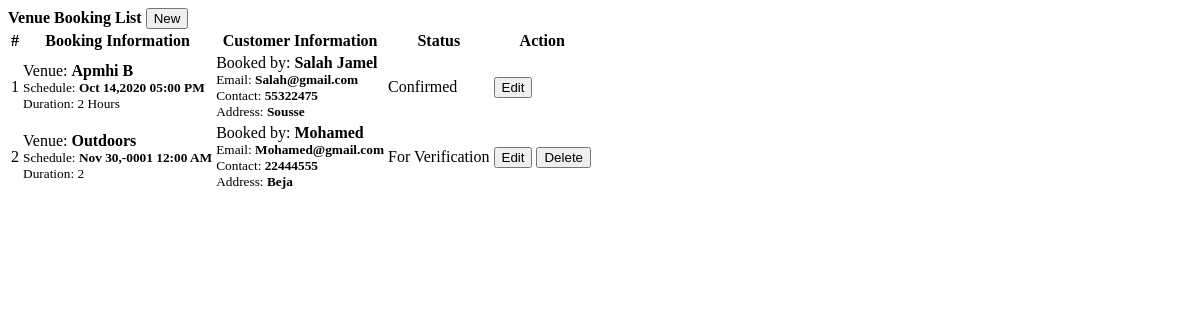
Page /admin/booking.php on the committed database.
### tables this page shows
CREATE TABLE `venue_booking` (
  `id` int(30) NOT NULL,
  `name` text NOT NULL,
  `address` text NOT NULL,
  `email` varchar(100) NOT NULL,
  `contact` varchar(100) NOT NULL,
  `venue_id` int(30) NOT NULL,
  `duration` varchar(100) NOT NULL,
  `datetime` datetime NOT NULL,
  `status` tinyint(1) NOT NULL DEFAULT 0 COMMENT '0-for verification,1=confirmed,2=canceled'
);

CREATE TABLE `venue` (
  `id` int(30) NOT NULL,
  `venue` text NOT NULL,
  `address` text NOT NULL,
  `description` text NOT NULL,
  `rate` float NOT NULL
);

### admin/booking.php (the view, shortened to what this page needs)
<?php include('db_connect.php');?>
<div class="container-fluid">
	<div class="col-lg-12">
		<div class="row">
			<div class="col-md-12">
				<div class="card">
					<div class="card-header">
						<b>Venue Booking List</b>
						<span class="">
							<button class="btn btn-primary btn-block btn-sm col-sm-2 float-right" type="button" id="new_book">
					<i class="fa fa-plus"></i> New</button>
				</span>
					</div>
					<div class="card-body">
						<table class="table table-bordered table-condensed table-hover">
							<thead>
								<tr>
									<th class="text-center">#</th>
									<th class="">Booking Information</th>
									<th class="">Customer Information</th>
									<th class="">Status</th>
									<th class="text-center">Action</th>
								</tr>
							</thead>
							<tbody>
								<?php
								$i = 1;
								$booking = $conn->query("SELECT b.*,v.venue from venue_booking b inner join venue v on v.id = b.venue_id");
								while($row=$booking->fetch_assoc()):
								?>
								<tr>
									<td class="text-center"><?php echo $i++ ?></td>
									<td class="">
										 <p>Venue: <b><?php echo ucwords($row['venue']) ?></b></p>
										 <p><small>Schedule: <b><?php echo date("M d,Y h:i A",strtotime($row['datetime'])) ?></b></small></p>
										 <p><small>Duration: <?php echo ucwords($row['duration']) ?></small></p>
									</td>
									<td class="">
										 <p>Booked by: <b><?php echo  ucwords($row['name']) ?></b></p>
										 <p><small>Email: <b><?php echo  ucwords($row['email']) ?></b></small></p>
										 <p><small>Contact: <b><?php echo  ucwords($row['contact']) ?></b></small></p>
										 <p><small>Address: <b><?php echo  ucwords($row['address']) ?></b></small></p>
									</td>
									<td class="text-center">
										 <?php if($row['status'] == 0): ?>
										 	<span class="badge badge-secondary">For Verification</span>
										 <?php elseif($row['status'] == 1): ?>
										 	<span class="badge badge-primary">Confirmed</span>
										<?php elseif($row['status'] == 2): ?>
										 	<span class="badge badge-danger">Cancelled</span>
										 <?php endif; ?>
									</td>
									<td class="text-center">
										<button class="btn btn-sm btn-outline-primary edit_book" type="button" data-id="<?php echo $row['id'] ?>" >Edit</button>
										<?php if(in_array($row['status'],array(0,2))): ?>
										<button class="btn btn-sm btn-outline-danger delete_book" type="button" data-id="<?php echo $row['id'] ?>">Delete</button>
										 <?php endif; ?>
									</td>
								</tr>
								<?php endwhile; ?>
							</tbody>
						</table>
					</div>
				</div>
			</div>
		</div>
	</div>
</div>

### admin/booking.php (style rules this page uses)
td { vertical-align: middle !important; }
td p { margin: unset }

### rows in the picture
venue_booking: venue.venue "Apmhi B", datetime "Oct 14,2020 05:00 PM", duration "2 Hours", name "Salah Jamel", email "Salah@gmail.com", contact "55322475", address "Sousse", status "Confirmed"
venue_booking: venue.venue "Outdoors", datetime "Nov 30,-0001 12:00 AM", duration "2", name "Mohamed", email "Mohamed@gmail.com", contact "22444555", address "Beja", status "For Verification"
